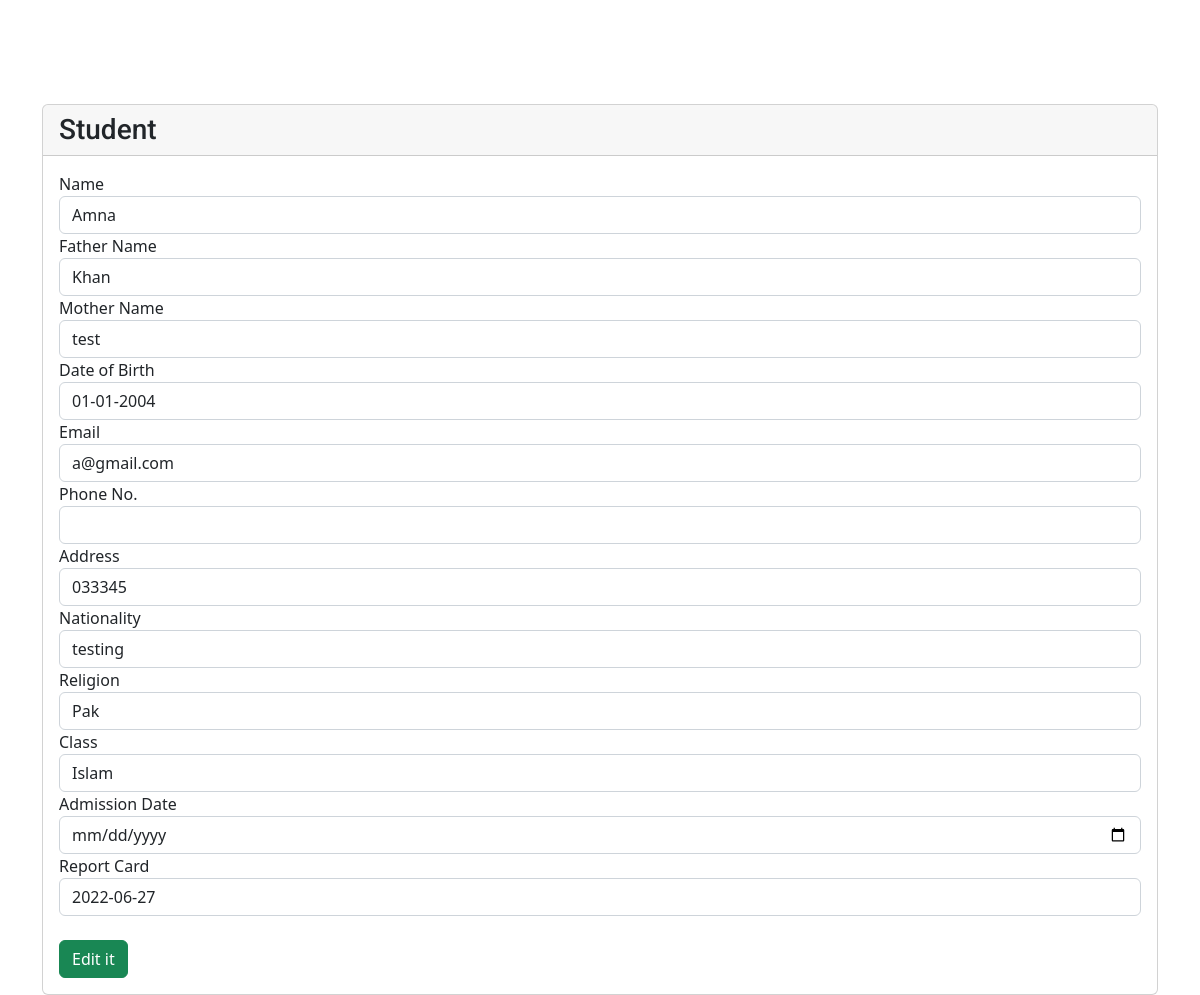
Screenshot of /ADMIN/S-edit.php?id=2 with the database file from the repository.
### tables this page shows
CREATE TABLE `student` (
  `Id` int(11) NOT NULL,
  `First_Name` varchar(225) NOT NULL,
  `Father_Name` varchar(225) NOT NULL,
  `Mother_Name` varchar(225) NOT NULL,
  `Date_of_Birth` varchar(225) NOT NULL,
  `Email` varchar(225) NOT NULL,
  `Pass` varchar(225) NOT NULL,
  `Phone` varchar(225) NOT NULL,
  `Address` varchar(225) NOT NULL,
  `Nationality` varchar(225) NOT NULL,
  `Religion` varchar(225) NOT NULL,
  `Class` varchar(225) NOT NULL,
  `Date` varchar(225) NOT NULL,
  `Report_Card` varchar(225) NOT NULL
);

### ADMIN/S-edit.php (the view, shortened to what this page needs)
<?php
 $conn = mysqli_connect("Localhost","root","","online-schooling-system(vision)");
?>
<!DOCTYPE html>
<html lang="en">
 <head>
     <link href="https://cdnjs.cloudflare.com/ajax/libs/font-awesome/5.10.0/css/all.min.css" rel="stylesheet">
     <link href="https://cdn.jsdelivr.net/npm/bootstrap-icons@1.4.1/font/bootstrap-icons.css" rel="stylesheet">
     <link href="lib/owlcarousel/assets/owl.carousel.min.css" rel="stylesheet">
     <link href="lib/tempusdominus/css/tempusdominus-bootstrap-4.min.css" rel="stylesheet" />
     <link href="css/bootstrap.min.css" rel="stylesheet">
     <link href="https://cdn.jsdelivr.net/npm/bootstrap@5.2.0-beta1/dist/css/bootstrap.min.css" rel="stylesheet">
     <link href="css/style.css" rel="stylesheet">
 </head>
 <body>
     <div class="container">
         <h1 class="mt-2 text-center">EDIT FORM</h1>
         <?php
             $id = $_GET["id"];
             $query = "SELECT * FROM `student` WHERE `Id` = $id";
             $result = mysqli_query($conn,$query);
             if(mysqli_num_rows($result))
               {
                 while($row = mysqli_fetch_array($result)){
            ?>
         <div class="card mt-5">
              <h3 class="card-header">Student</h3>
              <div class="card-body">
                 <form action="#" method="post">
                     <div class="form-group">
                         <label>Name</label>
                         <input type="text" class="form-control" name="name" value="<?php echo $row[1];?>">
                     </div>
                     <div class="form-group">
                         <label>Father Name</label>
                         <input type="text" class="form-control" name="fname" value="<?php echo $row[2];?>">
                     </div>
                     <div class="form-group">
                         <label>Mother Name</label>
                         <input type="text" class="form-control" name="mname" value="<?php echo $row[3];?>">
                     </div>
                     <div class="form-group">
                         <label>Date of Birth</label>
                         <input type="text" class="form-control" name="dob" value="<?php echo $row[4];?>">
                     </div>
                     <div class="form-group">
                         <label>Email</label>
                         <input type="email" class="form-control" name="email" value="<?php echo $row[5];?>">
                     </div>
                     <div class="form-group">
                         <label>Phone No.</label>
                         <input type="text" class="form-control" name="phone" value="<?php echo $row[6];?>">
                     </div>
                     <div class="form-group">
                         <label>Address</label>
                         <input type="text" class="form-control" name="add" value="<?php echo $row[7];?>">
                     </div>
                     <div class="form-group">
                         <label>Nationality</label>
                         <input type="text" class="form-control" name="nat" value="<?php echo $row[8];?>">
                     </div>
                     <div class="form-group">
                         <label>Religion</label>
                         <input type="text" class="form-control" name="rel" value="<?php echo $row[9];?>">
                     </div>
                     <div class="form-group">
                         <label>Class</label>
                         <input type="text" class="form-control" name="class" value="<?php echo $row[10];?>">
                     </div>
                     <div class="form-group">
                         <label>Admission Date</label>
                         <input type="date" class="form-control" name="ad" value="<?php echo $row[11];?>">
                     </div>
                     <div class="form-group">
                         <label>Report Card</label>
                         <input type="text" class="form-control" name="rc" value="<?php echo $row[12];?>">
                     </div>
                     <br>
                     <div class="form-group">
                         <input type="Submit" class="btn btn-success" name="submit" value="Edit it">
                     </div>
                 </form>
             </div>
         </div>
         <?php
             }
             }
            ?>
 </body>
</html>

### ADMIN/css/style.css (style rules this page uses)
:root { --primary: #EB1616; --secondary: #191C24; --light: #6C7293; --dark: #000000; }
.btn { transition: .5s; }

### rows the page displays
student: name "Amna", fname "Khan", mname "test", dob "01-01-2004", email "a@gmail.com", add "033345", nat "testing", rel "Pak", class "Islam", rc "2022-06-27"
